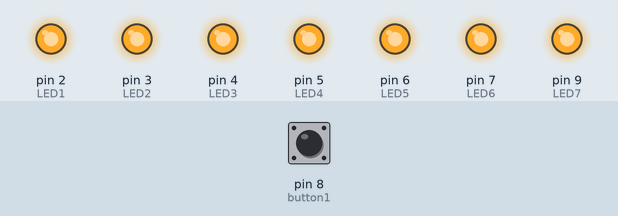
This sketch was run on a simulated Arduino Uno, built with avr-gcc and run on an emulated ATmega328P. On the bench: output pins drawn as LEDs (lit = HIGH). The inputs (shaded band) are chosen by the test bench; at power-on: pin 8 (button1) HIGH.

Above: at 1.2 s.
1.3 s: pin 8 (button1) pulled LOW for 0.15 s
At 2.6 s:
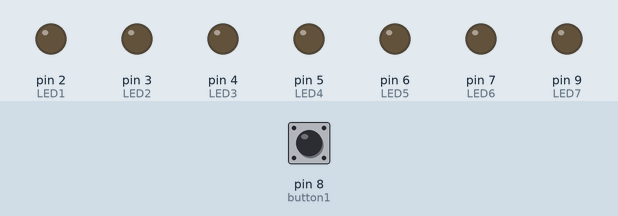
2.9 s: pin 8 (button1) pulled LOW for 1 s
At 5.1 s:
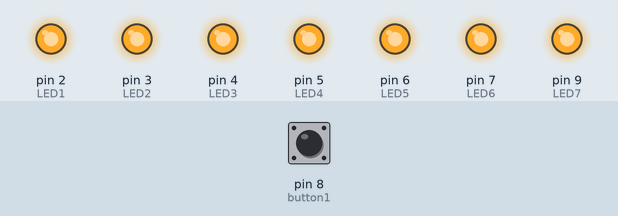
5.4 s: pin 8 (button1) pulled LOW for 3.2 s
At 10.0 s:
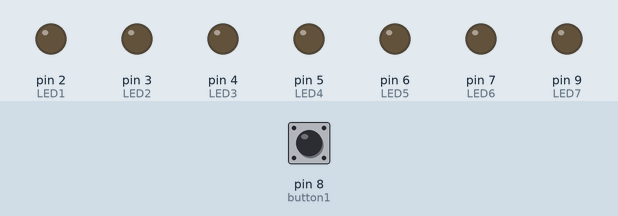
Timing chart, 0 to 11.5 s (numbered marks = the images above; inputs shaded):
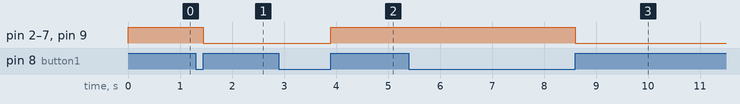

The sketch:

led1.ino
```cpp
int LED1 = 2;
int LED2 = 3;
int LED3 = 4;
int LED4 = 5;
int LED5 = 6;
int LED6 = 7;
int LED7 = 9;

int button1 = 8;
int button2 = 11;
int status = false;

void setup() {
  // put your setup code here, to run once:
  pinMode(LED1,OUTPUT);
  pinMode(LED2,OUTPUT);
  pinMode(LED3,OUTPUT);
  pinMode(LED4,OUTPUT);
  pinMode(LED5,OUTPUT);
  pinMode(LED6,OUTPUT);
  pinMode(LED7,OUTPUT);

  pinMode(button1,INPUT_PULLUP);
  pinMode(button2,INPUT_PULLUP);
}
void loop()
{
  if(digitalRead(button1) == true)
  {
    status = !status;
    digitalWrite(LED1,status);
    digitalWrite(LED2,status);
    digitalWrite(LED3,status);
    digitalWrite(LED4,status);
    digitalWrite(LED5,status);
    digitalWrite(LED6,status);
    digitalWrite(LED7,status);
  }while(digitalRead(button1) == true);
  delay(50);
}
```

Measured:
- after the input at 1.3 s, pin 2 (LED1), pin 3 (LED2), pin 4 (LED3), pin 5 (LED4), pin 6 (LED5), pin 7 (LED6), pin 9 (LED7): HIGH → LOW after 0.15 s
- after the input at 2.9 s, pin 2 (LED1), pin 3 (LED2), pin 4 (LED3), pin 5 (LED4), pin 6 (LED5), pin 7 (LED6), pin 9 (LED7): LOW → HIGH after 1.0 s
- after the input at 5.4 s, pin 2 (LED1), pin 3 (LED2), pin 4 (LED3), pin 5 (LED4), pin 6 (LED5), pin 7 (LED6), pin 9 (LED7): HIGH → LOW after 3.2 s
